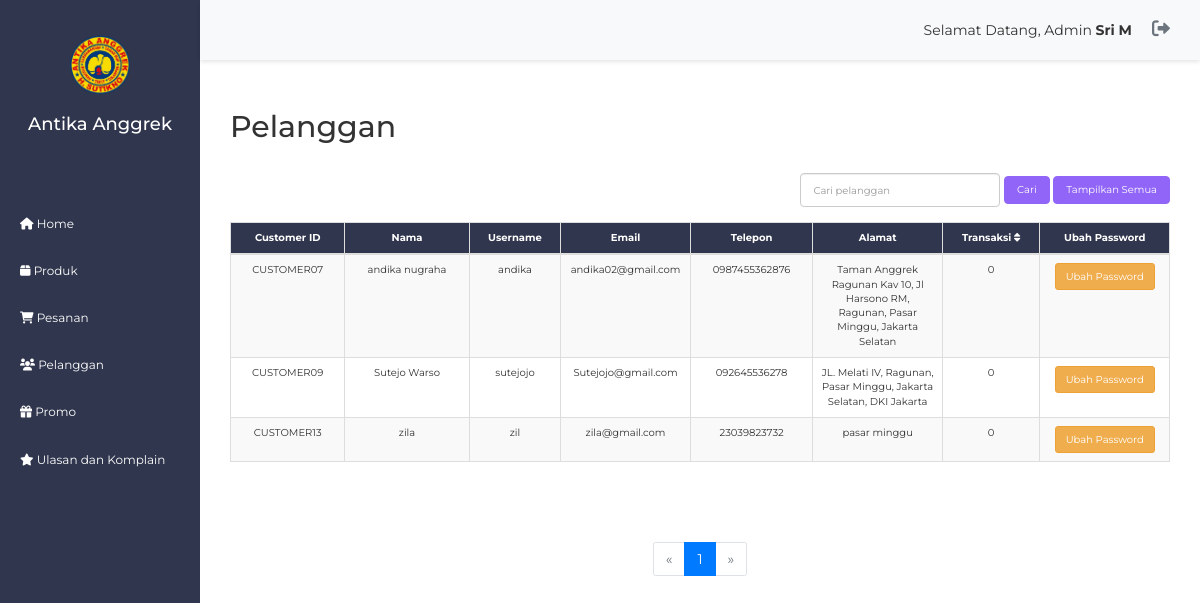
The page /admin/pelanggan.php (signed in) on the database its author committed.
### tables this page shows
CREATE TABLE `karyawan` (
  `karyawan_ID` varchar(10) NOT NULL,
  `username` varchar(15) NOT NULL,
  `password` varchar(15) NOT NULL,
  `posisi` enum('admin','finance','direktur utama','manager') DEFAULT NULL,
  `nama_karyawan` varchar(30) NOT NULL,
  `nomor_telepon_karyawan` varchar(14) NOT NULL
);

CREATE TABLE `customer` (
  `customer_ID` varchar(10) NOT NULL,
  `nama_customer` varchar(30) NOT NULL,
  `username` varchar(15) NOT NULL,
  `password` varchar(15) NOT NULL,
  `email_customer` varchar(30) NOT NULL,
  `nomor_telepon_customer` varchar(14) NOT NULL,
  `alamat_customer` text NOT NULL,
  `ttl_customer` date NOT NULL,
  `tanggal_bergabung` timestamp NOT NULL DEFAULT current_timestamp(),
  `nama_kota` varchar(30) DEFAULT NULL
);

### admin/pelanggan.php (the view, shortened to what this page needs)
<?php
include 'konfig.php';
$username = isset($_SESSION['username']) ? $_SESSION['username'] : '';
$nama_karyawan = 'Guest';
if ($username) {
    $query = "SELECT nama_karyawan FROM karyawan WHERE username='$username'";
    $result = mysqli_query($koneksi, $query);
    if ($result && mysqli_num_rows($result) > 0) {
        $data = mysqli_fetch_assoc($result);
        $nama_karyawan = $data['nama_karyawan'];
    }
}
$limit = 30;
$page = isset($_GET['page']) ? (int)$_GET['page'] : 1;
$start = ($page - 1) * $limit;
$searchQuery = '';
$queryCount = "SELECT COUNT(*) AS total FROM customer c $searchQuery";
$resultCount = mysqli_query($koneksi, $queryCount);
$totalData = mysqli_fetch_assoc($resultCount)['total'];
$totalPages = ceil($totalData / $limit);
$sortOrder = isset($_GET['sortOrder']) && $_GET['sortOrder'] == 'ASC' ? 'DESC' : 'ASC';
$sort_transaksi = isset($_GET['sort']) && $_GET['sort'] == 'transaksi' ? "ORDER BY jumlah_transaksi $sortOrder" : "ORDER BY c.customer_ID";
$query = "SELECT c.customer_ID, c.nama_customer, c.username, c.email_customer, c.nomor_telepon_customer, c.alamat_customer, COUNT(o.order_ID) AS jumlah_transaksi
    FROM customer c
    LEFT JOIN orders o ON c.customer_ID = o.customer_ID
    $searchQuery
    GROUP BY c.customer_ID
    $sort_transaksi
    LIMIT $start, $limit";
$result_pelanggan = mysqli_query($koneksi, $query);
?>
<!doctype html>
<html lang="en" class="fullscreen-bg">
<head>
    <link rel="stylesheet" href="https://stackpath.bootstrapcdn.com/bootstrap/4.1.3/css/bootstrap.min.css">
    <link rel="stylesheet" href="../css/style.css">
    <link rel="stylesheet" href="../css/styleadmin.css">
    <link rel="stylesheet" href="../assets/vendor/bootstrap/css/bootstrap.min.css">
    <link rel="stylesheet" href="../assets/vendor/font-awesome/css/font-awesome.min.css">
    <link rel="stylesheet" href="https://cdnjs.cloudflare.com/ajax/libs/font-awesome/6.0.0-beta3/css/all.min.css">
</head>
<body>
<div class="sidebar">
    <div class="logo">
        <img src="../gambar/logoAntika.png" alt="Logo Antika Anggrek">
        <h3>Antika Anggrek</h3>
    </div>
    <a style="padding-top:50px" href="index.php"><i class="fa fa-home"></i> Home</a>
    <a href="produk.php"><i class="fa fa-box"></i> Produk</a>
    <a href="pesanan.php"><i class="fa fa-shopping-cart"></i> Pesanan</a>
    <a href="pelanggan.php"><i class="fa fa-users"></i> Pelanggan</a>
    <a href="promo.php"><i class="fa fa-gift"></i> Promo</a>
    <a href="ulasan_komplain.php"><i class="fa fa-star"></i> Ulasan dan Komplain</a>
</div>
<div class="header">
    <div class="username">
    Selamat Datang, Admin <strong><?php echo htmlspecialchars($nama_karyawan); ?></strong>
    </div>
    <a href="logout.php" class="logout"><i class="fa fa-sign-out-alt"></i></a>
</div>
<div class="content content-main">
    <h2 class="mb-5 mt-5 text-left">Pelanggan</h2>
    <div class="mb-4 float-right">
        <form method="GET" action="pelanggan.php">
            <input type="text" name="search" placeholder="Cari pelanggan" class="form-control" style="width: 200px; display: inline-block; font-size:10px">
            <button type="submit" class="btn btn-primary" style="font-size: 10px;">Cari</button>
            <a href="pelanggan.php" class="btn btn-primary" style="font-size: 10px;">Tampilkan Semua</a>
        </form>
    </div>
    <table class="table table-bordered table-striped admin-laporan">
    <thead class="thead thead-admin admin-laporan">
        <tr>
            <th scope="col">Customer ID</th>
            <th scope="col">Nama</th>
            <th scope="col">Username</th>
            <th scope="col">Email</th>
            <th scope="col">Telepon</th>
            <th scope="col">Alamat</th>
            <th scope="col">
                <a href="?sort=transaksi&sortOrder=<?php echo $sortOrder; ?>" style="color:white;">
                    Transaksi
                    <?php if (isset($_GET['sort']) && $_GET['sort'] == 'transaksi'): ?>
                        <i class="fas fa-sort-<?php echo $sortOrder == 'ASC' ? 'up' : 'down'; ?>"></i>
                    <?php else: ?>
                        <i class="fas fa-sort"></i>
                    <?php endif; ?>
                </a>
            </th>
            <th scope="col">Ubah Password</th>
        </tr>
    </thead>
        <tbody>
            <?php
            if ($result_pelanggan && mysqli_num_rows($result_pelanggan) > 0) {
                while ($row = mysqli_fetch_assoc($result_pelanggan)) {
                    echo "<tr>";
                    echo "<td>" . htmlspecialchars($row['customer_ID']) . "</td>";
                    echo "<td>" . htmlspecialchars($row['nama_customer']) . "</td>";
                    echo "<td>" . htmlspecialchars($row['username']) . "</td>";
                    echo "<td>" . htmlspecialchars($row['email_customer']) . "</td>";
                    echo "<td>" . htmlspecialchars($row['nomor_telepon_customer']) . "</td>";
                    echo "<td>" . htmlspecialchars($row['alamat_customer']) . "</td>";
                    echo "<td>" . htmlspecialchars($row['jumlah_transaksi']) . "</td>";
                    echo "<td><a href='edit_pelanggan.php?customer_ID=" . htmlspecialchars($row['customer_ID']) . "' class='btn btn-warning btn-sm' style='font-size:10px;''>Ubah Password</a></td>";
                    echo "</tr>";
                }
            } else {
                echo "<tr><td colspan='8' style='text-align:center !important;'>Tidak ada pelanggan yang tersedia.</td></tr>";
            }
            ?>
        </tbody>
    </table>
    <nav aria-label="Page navigation">
        <ul class="pagination">
            <li class="page-item <?php echo $page <= 1 ? 'disabled' : ''; ?>">
                <a class="page-link" href="?page=<?php echo $page - 1; ?>" aria-label="Previous">
                    <span aria-hidden="true">&laquo;</span>
                </a>
            </li>
            <?php for ($i = 1; $i <= $totalPages; $i++): ?>
                <li class="page-item <?php echo $page == $i ? 'active' : ''; ?>">
                    <a class="page-link" href="?page=<?php echo $i; ?>"><?php echo $i; ?></a>
                </li>
            <?php endfor; ?>
            <li class="page-item <?php echo $page >= $totalPages ? 'disabled' : ''; ?>">
                <a class="page-link" href="?page=<?php echo $page + 1; ?>" aria-label="Next">
                    <span aria-hidden="true">&raquo;</span>
                </a>
            </li>
        </ul>
    </nav>
</div>
</body>
</html>

### css/style.css (style rules this page uses)
* { margin: 0; font-family: 'Montserrat', 'Font Awesome 5 Free', serif !important; }
.content { text-align: center; }
.btn-primary { background-color: #9165f7 !important; border-color: #9165f7 !important; }

### css/styleadmin.css (style rules this page uses)
.sidebar { height: 100vh; width: 200px !important; position: fixed; top: 0; left: 0; background: #30364d; color: #fff; padding-top: 20px; overflow-y: auto; }
.sidebar a { color: #fff; text-decoration: none; padding: 10px 10px; display: block; margin: 10px; font-size: 12px; }
.sidebar .logo { text-align: center; margin-bottom: 30px; }
.sidebar .logo img { margin-top: 15px; width: 60px; }
.sidebar .logo h3 { font-size: 18px; }
.header { position: fixed; top: 0; right: 0; left: 200px; height: 60px; background: #f8f9fa; box-shadow: 0 2px 4px rgba(0, 0, 0, 0.1); padding: 10px; display: flex; justify-content: flex-end; align-items: center; z-index: 1000; padding-right: 30px; }
.header .username { margin-right: 20px; }
.header .logout { color: #6c757d; font-size: 18px; cursor: pointer; }
.content { margin-left: 200px; margin-top: 50px; padding: 30px; }
.table { margin: 0; overflow-x: auto; }
.table th, .table td { white-space: nowrap; }
.thead-admin { background-color: #30364d !important; color: white; }
.table { max-width: 100%; overflow-x: auto; }
.table td, .table th { max-width: 100px; overflow: hidden; white-space: normal; word-wrap: break-word; }
.content tbody { margin-bottom: 6000px; }
.table.table-bordered { margin-bottom: 60px !important; }
.admin-laporan { font-size: 10px !important; }

### rows shown on the page
karyawan: nama_karyawan "Sri M"
customer: customer_ID "CUSTOMER07", nama_customer "andika nugraha", username "andika", email_customer "andika02@gmail.com", nomor_telepon_customer "0987455362876", alamat_customer "Taman Anggrek Ragunan Kav 10, Jl Harsono RM, Ragunan, Pasar Minggu, Jakarta Selatan", jumlah_transaksi "0"
customer: customer_ID "CUSTOMER09", nama_customer "Sutejo Warso", username "sutejojo", email_customer "Sutejojo@gmail.com", nomor_telepon_customer "092645536278", alamat_customer "JL. Melati IV, Ragunan, Pasar Minggu, Jakarta Selatan, DKI Jakarta", jumlah_transaksi "0"
customer: customer_ID "CUSTOMER13", nama_customer "zila", username "zil", email_customer "zila@gmail.com", nomor_telepon_customer "23039823732", alamat_customer "pasar minggu", jumlah_transaksi "0"
